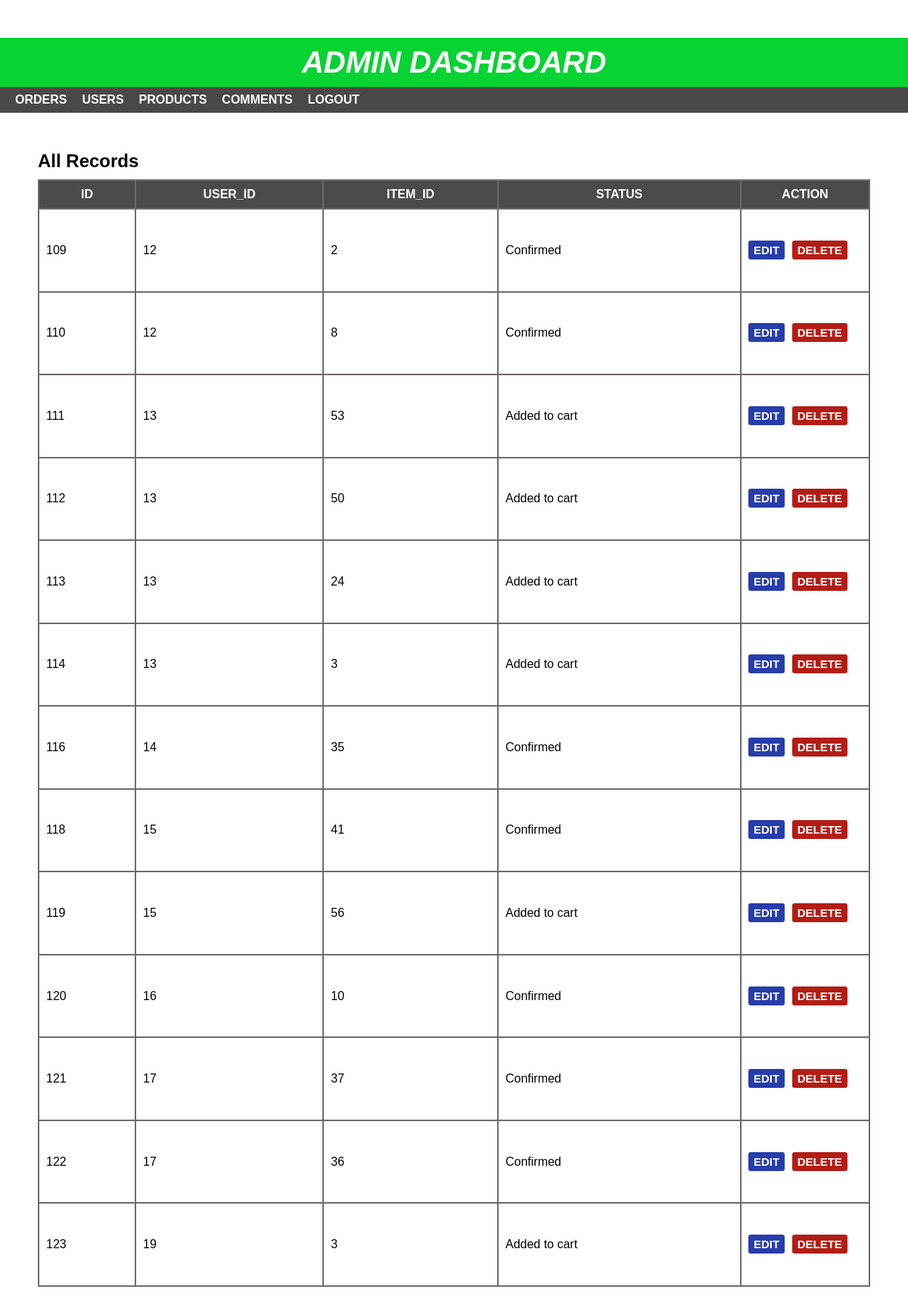
The app's page /admin.php with its own data.
### tables this page shows
CREATE TABLE `users_items` (
  `id` int(11) NOT NULL,
  `user_id` int(11) NOT NULL,
  `item_id` int(11) NOT NULL,
  `status` enum('Added to cart','Confirmed') NOT NULL
);

### admin.php (the view, shortened to what this page needs)
<link rel="stylesheet" href="css/styles.css" type="text/css">
<?php
include 'header3.php';
?>
<div id="main-content">
    <h2>All Records</h2>
   <?php
    include 'connection.php';
    $sql = "SELECT * FROM users_items";
   $result = mysqli_query($con,$sql) or die("Query Unsuccessful.");
    if(mysqli_num_rows($result) > 0)  {
  ?>
    <table cellpadding="9px">
        <thead>
        <th>Id</th>
        <th>user_id</th>
        <th>item_id</th>
        <th>status</th>
        <th>Action</th>
        </thead>
        <tbody>
          <?php
            while($row = mysqli_fetch_assoc($result)){
          ?>
            <tr>
                <td><?php echo $row['id']; ?></td>
                <td><?php echo $row['user_id']; ?></td>
                <td><?php echo $row['item_id']; ?></td>
                <td><?php echo $row['status']; ?></td>
                <td>
                 <a href='edit.php?id=<?php echo $row['id']; ?>'>Edit</a>
                    <a href='delete-inline.php?id=<?php echo $row['id']; ?>'>delete</a>
                </td>
            </tr>
          <?php } ?>
        </tbody>
    </table>
  <?php }else{
    echo "<h2>No Record Found</h2>";
  }
  ?>
</div>
</div>
</body>
</html>

### css/styles.css (style rules this page uses)
body { font:16px arial; margin: 0; padding: 0; background: #d1d1d1; }
#main-content { padding: 50px; min-height: 400px; }
#main-content h2 { margin: 0 0 10px; text-transform: capitalize; }
#main-content table { width:100%; height: 60%; background-color: rgb(110, 107, 107); margin: 0 0 20px; }
#main-content table th { color: #fff; background-color: rgb(75, 75, 75); text-transform: uppercase; }
#main-content table th:last-child { width: 150px; }
#main-content table td { background-color: #fff; }
#main-content table td a { font-size: 15px; font-weight: 600; text-transform: uppercase; padding: 4px 7px; color: #fff; background-color: #273dab; text-decoration: none; border-radius: 3px; }
#main-content table td a:nth-child(2) { background-color: #b31d15; margin: 0 0 0 5px; }
body { background:url(../img/bgg.jpeg); }

### records on screen
users_items: id "109", user "12", item "2", status "Confirmed"
users_items: id "110", user "12", item "8", status "Confirmed"
users_items: id "111", user "13", item "53", status "Added to cart"
users_items: id "112", user "13", item "50", status "Added to cart"
users_items: id "113", user "13", item "24", status "Added to cart"
users_items: id "114", user "13", item "3", status "Added to cart"
users_items: id "116", user "14", item "35", status "Confirmed"
users_items: id "118", user "15", item "41", status "Confirmed"
users_items: id "119", user "15", item "56", status "Added to cart"
users_items: id "120", user "16", item "10", status "Confirmed"
users_items: id "121", user "17", item "37", status "Confirmed"
users_items: id "122", user "17", item "36", status "Confirmed"
users_items: id "123", user "19", item "3", status "Added to cart"
